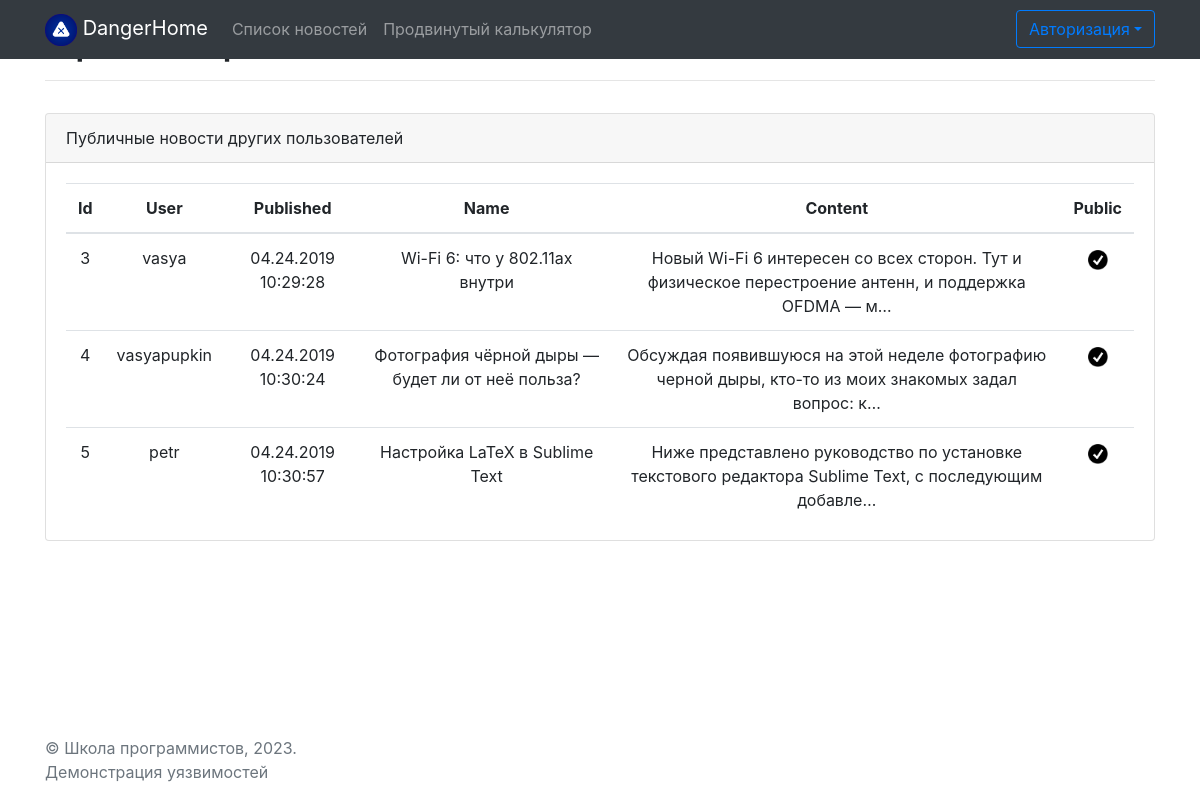
/feed/, run on the app's committed database.
### main/models.py (models this page shows, shortened)
class News(models.Model):
    author = models.ForeignKey(to=User, on_delete=models.CASCADE)
    name = models.CharField(max_length=100)
    content = models.CharField(max_length=1000)
    is_public = models.BooleanField()
    added_date = models.DateTimeField()

### main/views.py (the view)
# urls.py: path('feed/', views.feed_page, name='feed'),
def feed_page(request):
    context = get_base_context(request, 'Просмотр новостей')
    context['public_news'] = News.objects.filter(is_public=True)
    if request.user.is_authenticated:
        context['my_news'] = News.objects.filter(author=request.user)
        context['public_news'] = context['public_news'].exclude(author=request.user)
    return render(request, 'pages/feed.html', context)

### main/views.py (called while the page is built)
def get_base_context(request, pagename):
    return {
        'pagename': pagename,
        'loginform': LoginForm(),
        'user': request.user,
    }

### main/templates/pages/feed.html (shortened to what this page needs)
{% extends 'base.html' %}
{% load static %}
{% block content %}
<div class="row mt-3 mb-3">
    <div class="col">
        <div class="card">
            <div class="card-header">
                Публичные новости других пользователей
            </div>
            <div class="card-body pb-0">
                {% if public_news %}
                    <table class="table text-center">
                        <thead>
                            <tr>
                                <th>Id</th>
                                <th>User</th>
                                <th>Published</th>
                                <th>Name</th>
                                <th>Content</th>
                                <th>Public</th>
                            </tr>
                        </thead>
                        <tbody>
                        {% for news in public_news %}
                            <tr>
                                <td>{{ news.id }}</td>
                                <td>{{ news.author }}</td>
                                <td>{{ news.added_date | date:'m.d.Y H:i:s' }}</td>
                                <td>{{ news.name | safe }}</td>
                                <td>{{ news.content | safe | truncatechars:100 }}</td>
                                <td>
                                    {% if news.is_public %}
                                        <img src="{% static 'images/ok.png' %}" width="20px">
                                    {% else %}
                                        <img src="{% static 'images/no.png' %}" width="20px">
                                    {% endif %}
                                </td>
                            </tr>
                        {% endfor %}
                        </tbody>
                    </table>
                {% else %}
                    <div class="pb-3 text-center"><i>Новостей пока что нет</i></div>
                {% endif %}
            </div>
        </div>
    </div>
</div>
{% endblock %}

### data on the page
News: id "3", author "vasya", added_date "04.24.2019 10:29:28", name "Wi-Fi 6: что у 802.11ax внутри", content "Новый Wi-Fi 6 интересен со всех сторон. Тут и физическое перестроение антенн, и поддержка OFDMA — м…", is_public True (drawn)
News: id "4", author "vasyapupkin", added_date "04.24.2019 10:30:24", name "Фотография чёрной дыры — будет ли от неё польза?", content "Обсуждая появившуюся на этой неделе фотографию черной дыры, кто-то из моих знакомых задал вопрос: к…", is_public True (drawn)
News: id "5", author "petr", added_date "04.24.2019 10:30:57", name "Настройка LaTeX в Sublime Text", content "Ниже представлено руководство по установке текстового редактора Sublime Text, с последующим добавле…", is_public True (drawn)
